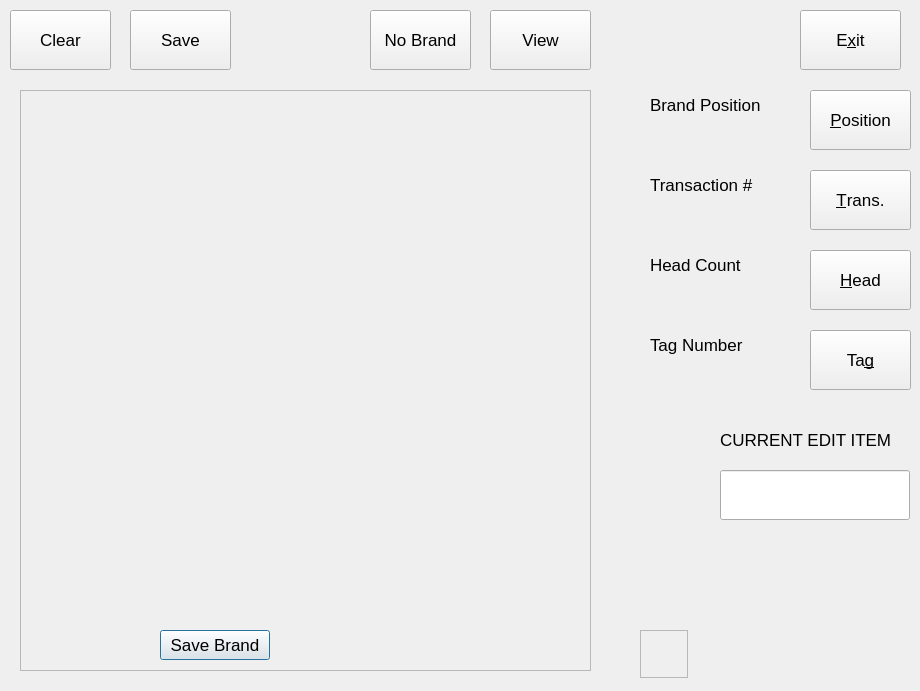
<?xml version="1.0" encoding="UTF-8"?>
<ui version="4.0">
 <class>BrandInputDialog</class>
 <widget class="QDialog" name="BrandInputDialog">
  <property name="windowModality">
   <enum>Qt::ApplicationModal</enum>
  </property>
  <property name="geometry">
   <rect>
    <x>0</x>
    <y>0</y>
    <width>920</width>
    <height>691</height>
   </rect>
  </property>
  <property name="font">
   <font>
    <pointsize>13</pointsize>
   </font>
  </property>
  <property name="windowTitle">
   <string>Input Brand</string>
  </property>
  <widget class="QPushButton" name="bhUpdateButton">
   <property name="geometry">
    <rect>
     <x>160</x>
     <y>630</y>
     <width>110</width>
     <height>30</height>
    </rect>
   </property>
   <property name="text">
    <string>Save Brand</string>
   </property>
  </widget>
  <widget class="QPushButton" name="clearButton">
   <property name="geometry">
    <rect>
     <x>10</x>
     <y>10</y>
     <width>101</width>
     <height>60</height>
    </rect>
   </property>
   <property name="text">
    <string>Clear</string>
   </property>
   <property name="shortcut">
    <string/>
   </property>
  </widget>
  <widget class="QPushButton" name="viewButton">
   <property name="geometry">
    <rect>
     <x>490</x>
     <y>10</y>
     <width>101</width>
     <height>60</height>
    </rect>
   </property>
   <property name="text">
    <string>View</string>
   </property>
  </widget>
  <widget class="QPushButton" name="noBrandButton">
   <property name="geometry">
    <rect>
     <x>370</x>
     <y>10</y>
     <width>101</width>
     <height>60</height>
    </rect>
   </property>
   <property name="text">
    <string>No Brand</string>
   </property>
  </widget>
  <widget class="QPushButton" name="saveButton">
   <property name="geometry">
    <rect>
     <x>130</x>
     <y>10</y>
     <width>101</width>
     <height>60</height>
    </rect>
   </property>
   <property name="text">
    <string>Save</string>
   </property>
  </widget>
  <widget class="QPushButton" name="exitButton">
   <property name="geometry">
    <rect>
     <x>800</x>
     <y>10</y>
     <width>101</width>
     <height>60</height>
    </rect>
   </property>
   <property name="text">
    <string>E&amp;xit</string>
   </property>
   <property name="shortcut">
    <string>Alt+X</string>
   </property>
  </widget>
  <widget class="QPushButton" name="tagButton">
   <property name="geometry">
    <rect>
     <x>810</x>
     <y>330</y>
     <width>101</width>
     <height>60</height>
    </rect>
   </property>
   <property name="text">
    <string>Ta&amp;g</string>
   </property>
   <property name="shortcut">
    <string>Alt+G</string>
   </property>
  </widget>
  <widget class="QPushButton" name="headButton">
   <property name="geometry">
    <rect>
     <x>810</x>
     <y>250</y>
     <width>101</width>
     <height>60</height>
    </rect>
   </property>
   <property name="text">
    <string>&amp;Head</string>
   </property>
   <property name="shortcut">
    <string>Alt+H</string>
   </property>
  </widget>
  <widget class="QPushButton" name="positionButton">
   <property name="geometry">
    <rect>
     <x>810</x>
     <y>90</y>
     <width>101</width>
     <height>60</height>
    </rect>
   </property>
   <property name="text">
    <string>&amp;Position</string>
   </property>
   <property name="shortcut">
    <string>Alt+P</string>
   </property>
  </widget>
  <widget class="QPushButton" name="transactionButton">
   <property name="geometry">
    <rect>
     <x>810</x>
     <y>170</y>
     <width>101</width>
     <height>60</height>
    </rect>
   </property>
   <property name="text">
    <string>&amp;Trans.</string>
   </property>
   <property name="shortcut">
    <string>Alt+T</string>
   </property>
  </widget>
  <widget class="QLabel" name="inputLabel">
   <property name="geometry">
    <rect>
     <x>720</x>
     <y>410</y>
     <width>190</width>
     <height>60</height>
    </rect>
   </property>
   <property name="text">
    <string>CURRENT EDIT ITEM</string>
   </property>
   <property name="wordWrap">
    <bool>false</bool>
   </property>
  </widget>
  <widget class="QLineEdit" name="inputEdit">
   <property name="geometry">
    <rect>
     <x>720</x>
     <y>470</y>
     <width>190</width>
     <height>50</height>
    </rect>
   </property>
   <property name="font">
    <font>
     <pointsize>24</pointsize>
    </font>
   </property>
   <property name="text">
    <string/>
   </property>
   <property name="cursorPosition">
    <number>0</number>
   </property>
  </widget>
  <widget class="QLabel" name="textLabel3_2">
   <property name="geometry">
    <rect>
     <x>650</x>
     <y>170</y>
     <width>150</width>
     <height>30</height>
    </rect>
   </property>
   <property name="text">
    <string>Transaction #</string>
   </property>
   <property name="wordWrap">
    <bool>false</bool>
   </property>
  </widget>
  <widget class="QLabel" name="textLabel3">
   <property name="geometry">
    <rect>
     <x>650</x>
     <y>90</y>
     <width>150</width>
     <height>30</height>
    </rect>
   </property>
   <property name="text">
    <string>Brand Position</string>
   </property>
   <property name="wordWrap">
    <bool>false</bool>
   </property>
  </widget>
  <widget class="QLabel" name="textLabel3_3">
   <property name="geometry">
    <rect>
     <x>650</x>
     <y>250</y>
     <width>150</width>
     <height>30</height>
    </rect>
   </property>
   <property name="text">
    <string>Head Count</string>
   </property>
   <property name="wordWrap">
    <bool>false</bool>
   </property>
  </widget>
  <widget class="QLabel" name="currentHeadDisplay">
   <property name="geometry">
    <rect>
     <x>650</x>
     <y>280</y>
     <width>150</width>
     <height>30</height>
    </rect>
   </property>
   <property name="text">
    <string/>
   </property>
   <property name="wordWrap">
    <bool>false</bool>
   </property>
  </widget>
  <widget class="QLabel" name="textLabel3_4">
   <property name="geometry">
    <rect>
     <x>650</x>
     <y>330</y>
     <width>150</width>
     <height>30</height>
    </rect>
   </property>
   <property name="text">
    <string>Tag Number</string>
   </property>
   <property name="wordWrap">
    <bool>false</bool>
   </property>
  </widget>
  <widget class="QLabel" name="currentTagDisplay">
   <property name="geometry">
    <rect>
     <x>650</x>
     <y>360</y>
     <width>150</width>
     <height>30</height>
    </rect>
   </property>
   <property name="text">
    <string/>
   </property>
   <property name="wordWrap">
    <bool>false</bool>
   </property>
  </widget>
  <widget class="QLabel" name="currentPositionDisplay">
   <property name="geometry">
    <rect>
     <x>650</x>
     <y>120</y>
     <width>150</width>
     <height>30</height>
    </rect>
   </property>
   <property name="text">
    <string/>
   </property>
   <property name="wordWrap">
    <bool>false</bool>
   </property>
  </widget>
  <widget class="QLabel" name="currentTransactionDisplay">
   <property name="geometry">
    <rect>
     <x>650</x>
     <y>200</y>
     <width>150</width>
     <height>30</height>
    </rect>
   </property>
   <property name="text">
    <string/>
   </property>
   <property name="wordWrap">
    <bool>false</bool>
   </property>
  </widget>
  <widget class="Q3Frame" name="smallBrandFrame">
   <property name="geometry">
    <rect>
     <x>640</x>
     <y>630</y>
     <width>48</width>
     <height>48</height>
    </rect>
   </property>
   <property name="frameShape">
    <enum>QFrame::StyledPanel</enum>
   </property>
   <property name="frameShadow">
    <enum>QFrame::Raised</enum>
   </property>
  </widget>
  <widget class="QFrame" name="BrandInputFrame">
   <property name="geometry">
    <rect>
     <x>20</x>
     <y>90</y>
     <width>571</width>
     <height>581</height>
    </rect>
   </property>
   <property name="frameShape">
    <enum>QFrame::StyledPanel</enum>
   </property>
   <property name="frameShadow">
    <enum>QFrame::Raised</enum>
   </property>
  </widget>
 </widget>
 <layoutdefault spacing="6" margin="11"/>
 <pixmapfunction>qPixmapFromMimeSource</pixmapfunction>
 <customwidgets>
  <customwidget>
   <class>Q3Frame</class>
   <extends>QFrame</extends>
   <header>Qt3Support/Q3Frame</header>
   <container>1</container>
  </customwidget>
 </customwidgets>
 <includes>
  <include location="local">qpen.h</include>
  <include location="local">qpainter.h</include>
  <include location="global">string</include>
  <include location="local">dao/branddao.h</include>
  <include location="local">brandwidget.h</include>
 </includes>
 <resources/>
 <connections/>
</ui>
